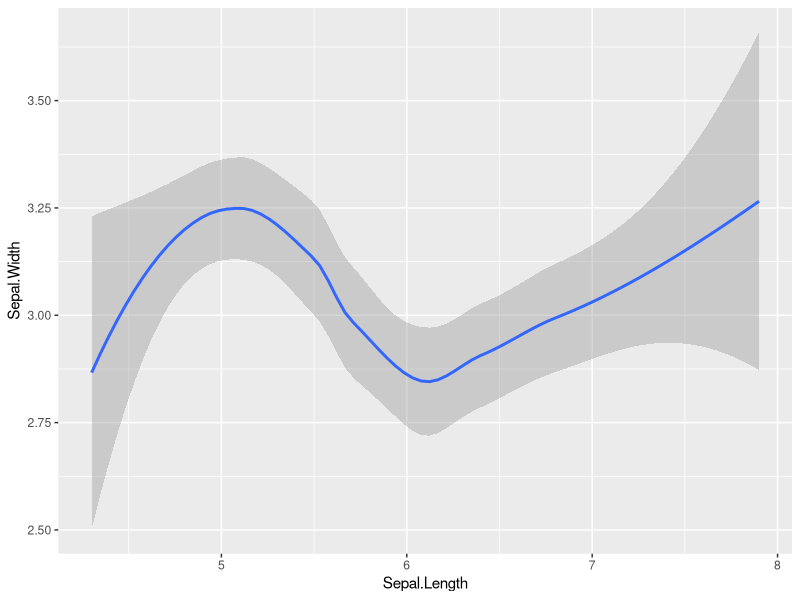
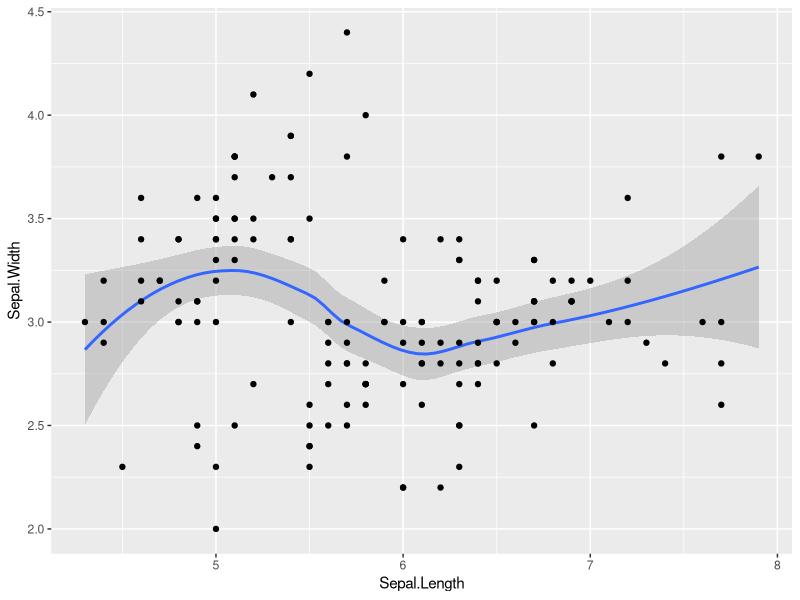
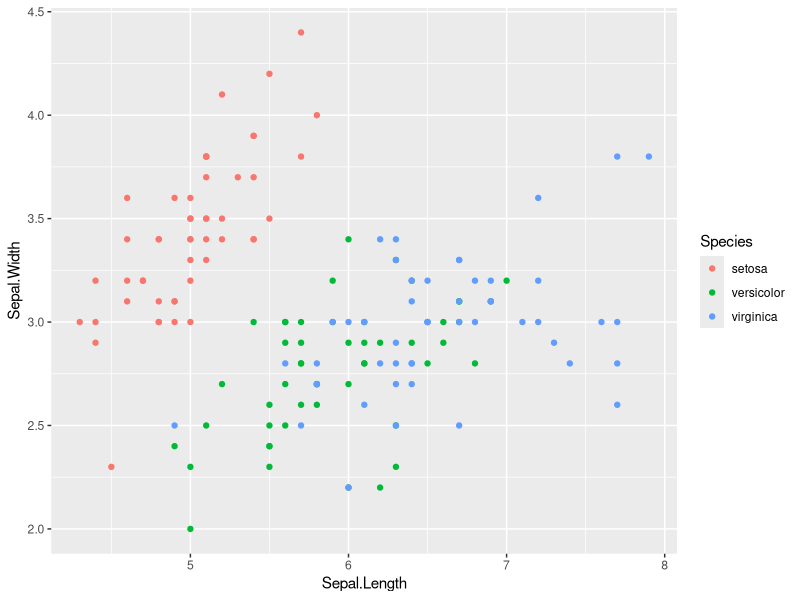
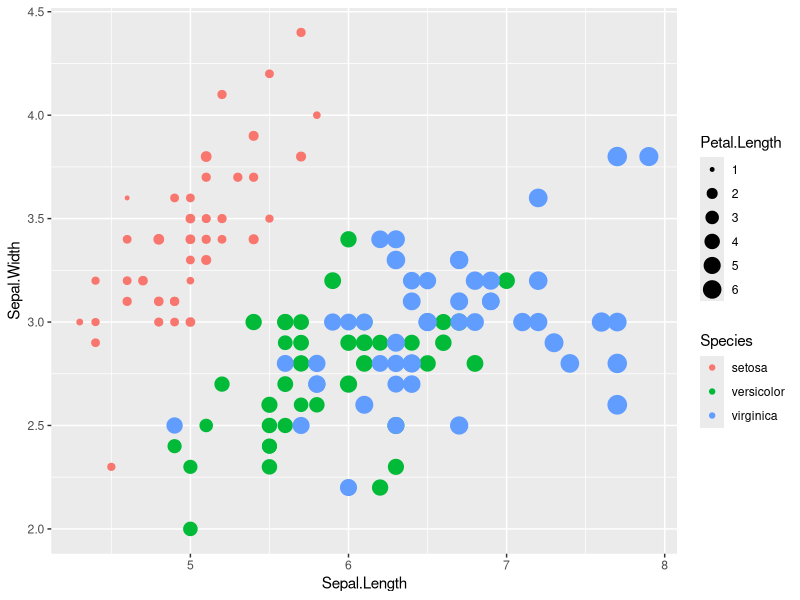
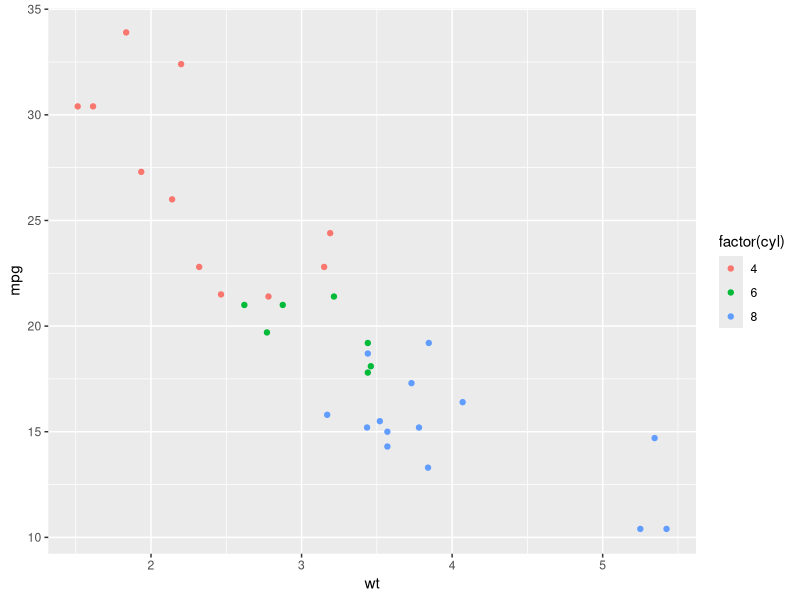
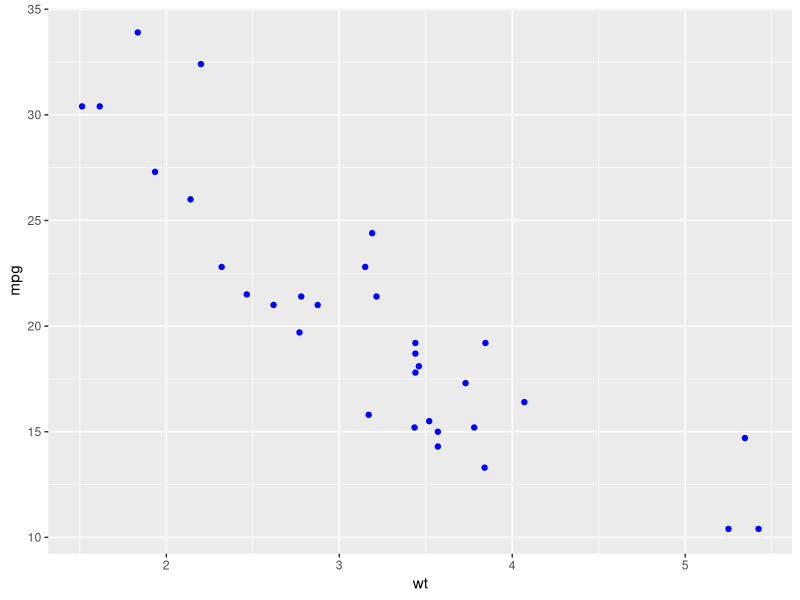
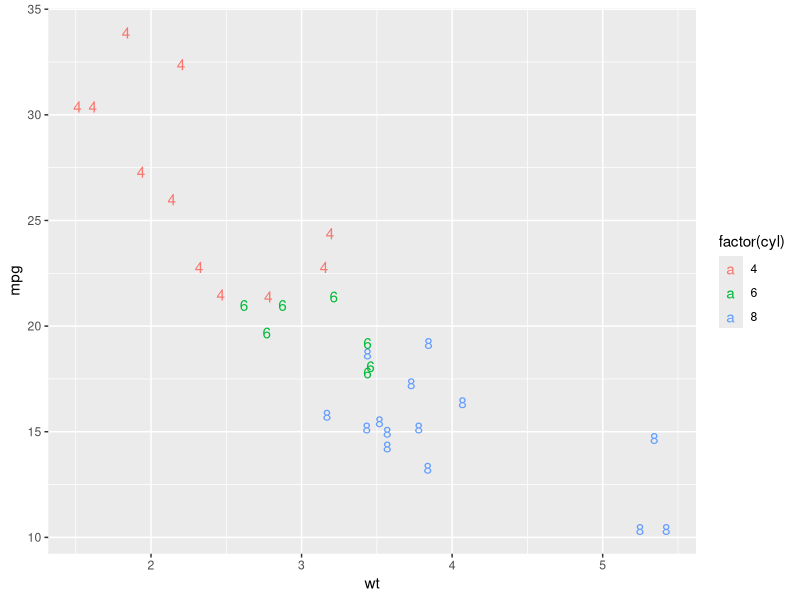
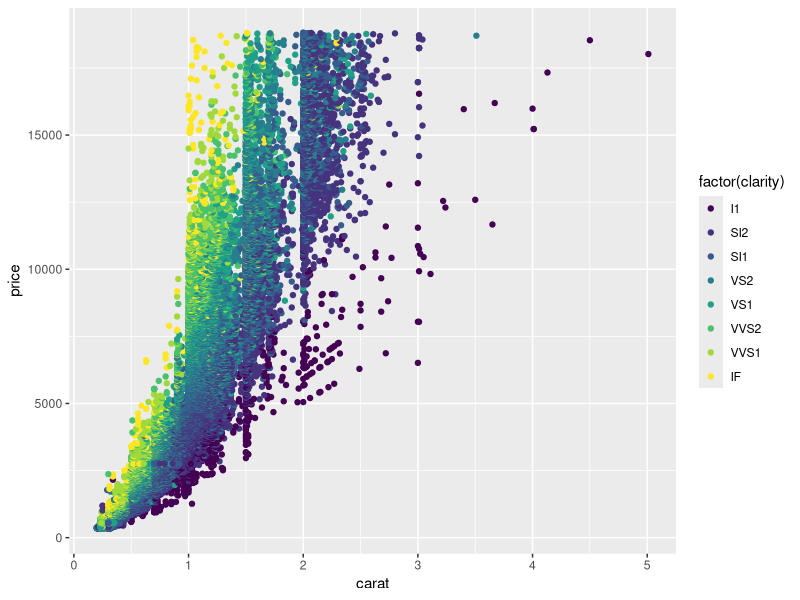

The R source for these figures, in order:
##------- ggplot Assignment -------------------

library(ggplot2)

# Part 1: ggplot objects 

# Q1.1 - Create an object using the iris data set where the x axis represents the Sepal.Length and
# y axis represents the Sepal.Width. 
# Store it as an object named sepal_plot

sepal_plot <- ggplot(iris, aes(x= Sepal.Length, y= Sepal.Width))

# Q1.2 - Add a geom_smooth() layer to the sepal_plot object to plot a smoothened plot.
# Complete the following code.

sepal_plot + geom_smooth()



# Q1.3 - To  the smoothened plot, add a layer of points. 
# Complete the following code.

sepal_plot + geom_smooth()+ geom_point()
  

#Q1.4 - Create a new ggplot object sepal_plot1 so that color represents the Species.
# Create a point (scatter) plot using the new ggplot object. (Do not plot the geom_smooth() layer)

sepal_plot1 <- ggplot(iris, aes(x= Sepal.Length, y= Sepal.Width,col=Species)) + geom_point()
sepal_plot1 

  

#Q1.5 - Create another new ggplot object to add the size attribute so that 
# it represents the Petal.Length variable. Create a scatter plot again.
# Let color represent the Species.

sepal_plot2 <- ggplot(iris, aes(x= Sepal.Length, y= Sepal.Width,col=Species, size = Petal.Length)) + geom_point()
sepal_plot2

# --------------------------------------------------------

# Part 2: Aesthetics and Geometries

#Q2.1  - Use the mtcars data set to make a scatter plot such that the x axis represents the weight, 
# the y axis represents the mpg variable and the three cylinder values are mapped to three colours.
str(mtcars)
ggplot(mtcars, aes(x= wt , y= mpg, col=factor(cyl))) + geom_point()


# Q2.2 - In the above command, assign the color "blue" to col inside the geom layer.
# Do not change the aesthetic layer from the previous plot.

ggplot(mtcars, aes(x= wt , y= mpg, col=factor(cyl))) + geom_point(col="blue")

#Q2.3 - Complete the command to map the cyl (cylinder) variable to the label attribute.
# Plot wt and mpg on x and y axes respectively.The output should be a plot where each label 
# represents the cyl value. 

ggplot(mtcars, aes(x= wt , y= mpg, col=factor(cyl))) +geom_text(aes(label=cyl))

# ----------------------------------------------------------------

# Part 3: Points and Jitter


#Q3.1 - Use the diamond data set to plot a scatter plot representing carat on the x-axis,
# price on the y-axis and the clarity mapped to the color attribute.
str(diamonds)
ggplot(diamonds, aes(x= carat, y = price, col = factor(clarity))) + geom_point()


#Q3.2 - In the previous command, assign the transparency parameter alpha = 0.5

ggplot(diamonds, aes(x= carat, y = price, col = factor(clarity))) + geom_point(alpha = 0.5)

#Q3.3 - Create a scatter plot with the alpha parameter as 0.5, price variable represented by the color attribute,
# and the x and y axes representing the clarity and carat variables respectively.

ggplot(diamonds, aes(x= clarity, y = carat, col = price)) + geom_point(alpha = 0.5)
  
#Q3.4 - Do you see overlapping points in the previous plot? 
# Make a plot where the points are spread and reduce the overlap. 
ggplot(diamonds, aes(x= clarity, y = carat, col = price)) + geom_point(alpha = 0.5) + geom_jitter()

# ---------------------------------------------------------------

# Part 4:Histograms

#Q4.1 - Using the mtcars data, plot a histogram using binwidth = 1 and the variable mpg on the x axis.
str(mtcars)
ggplot(mtcars, aes(x= mpg)) +geom_histogram(binwidth = 1)

#Q4.2 - In the previous histogram, also display the am values using two colors.
ggplot(mtcars, aes(x= mpg, fill = factor(am))) +geom_histogram(binwidth = 1)

#Q4.3 - Using the previous command, add the position attribute to get a dodge chart.
# Use position = "dodge"

ggplot(mtcars, aes(x= mpg, fill = factor(am))) +geom_histogram(binwidth = 1, position = "dodge")

#Q4.4 - Change the histogram plotted above so that the bars occupy the entire length 
# of the y axis and the color represents fraction of am values

ggplot(mtcars, aes(x= mpg, fill = factor(am))) +geom_histogram(binwidth = 1, position = "fill")


# ---------------------------------------------------------------


# Part 5: Plotting multiple facets on one screen

#Q5.1 - For mtcars data frame, plot a histogram of mpg so that cylinders are represented by 3 colours

ggplot(mtcars, aes(x= mpg, fill = factor(cyl))) +geom_histogram()


#Q5.2 - In mtcars, the variable 'gear' represents the number of gears for each car. 
# How many unique values of gear are present in mtcars? 
# Use the unique() function to find out.

length(unique(mtcars$gear))

#Answer: 3 Unique values

# Paragraph on facet wraps
# If you want to plot separate histograms for each value of gear on the same screen, 
# you can use another layer of ggplot - facet_wrap. It plots multiple plots in separate windows
# in a grid so that you can view them all at once.
# Like geom layers, this layer can be added to a plot using a + sign.
# Type ?facet_wrap to read the documentation

?facet_wrap

#Q5.3 - Add a facet_wrap layer to the histogram plotted in Q5.1 to plot separate histograms
# for each value of gear. Use binwidth = 2.

ggplot(mtcars, aes(x= mpg, fill = factor(cyl))) +geom_histogram() + facet_wrap(~gear)

#Q5.4 - Let us plot histograms of the diamonds data frame. The variable 'cut' 
# represents the quality of cutting of the diamonds. Using facet_wrap, plot histograms of 
# the 'price' variable so that each facet displays one type of cut.
# Use binwidth = 100.
# Observe that it is now very easy to compare the price distributions of different cuts.

str(diamonds)
ggplot(diamonds, aes(x= price)) + geom_histogram(binwidth = 100) + facet_wrap(~cut)
 
#Q5.5 - For diamonds, plot 5 scatter plots corresponding to 5 values of 'cut'
# using facet_wrap. Plot 'carat' on x axis, 'price' on y axis and map color to 'table'. 

ggplot(diamonds, aes(x= carat, y = price, col = factor(table))) + geom_point(alpha= 0.5) + facet_wrap(~cut)

#---------------------------------------------------------------------




